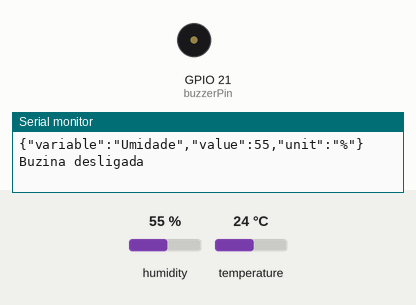
Recording of a sketch running on a simulated ESP32. Parts: buzzer (waves = sounding), the last lines printed to the serial monitor. The inputs (shaded band) are chosen by the test bench; at power-on: humidity 55 %, temperature 24 °C. No MQTT or app messages arrive unless stated.

Above: at 4.2 s.
4.3 s: humidity set to 42 %
9.9 s: humidity set to 39 %
At 14.0 s:
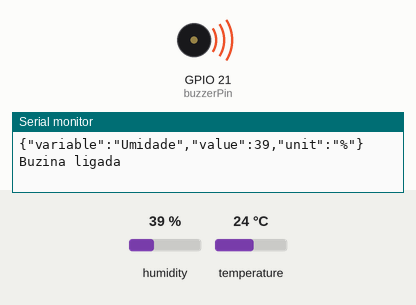
Timing chart, 0 to 15.5 s (numbered marks = the images above; inputs shaded):
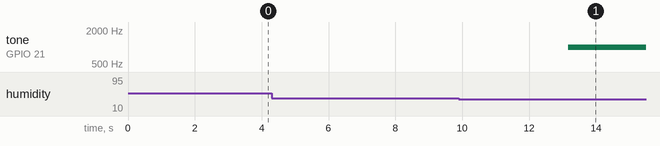

The sketch:

C_digo.ino
```cpp
#include "ArduinoJson.h"
#include "EspMQTTClient.h"
#include "DHT.h"

// MQTT Configuracoes
EspMQTTClient client{
  "Wokwi-GUEST", //SSID do WiFi
  "",     // Senha do wifi
  "mqtt.tago.io",  // Endereço do servidor
  "Default",       // Usuario
  "85899ab0-3cbd-4bf4-b74a-3d49d0b17c05",         // Token do device
  "esp",           // Nome do device
  1883             // Porta de comunicação
};

#define DHT_SENSOR_PIN  22 // ESP32 pin GPIO22 connected to DHT22 sensor
#define DHT_SENSOR_TYPE DHT22
DHT dht_sensor(DHT_SENSOR_PIN, DHT_SENSOR_TYPE);

const int buzzerPin = 21;  // ESP32 GPIO21 pin connected to Buzzer's pin


void setup() {
  Serial.begin(9600);
  Serial.println("Conectando WiFi");
  while (!client.isWifiConnected()) {
    Serial.print('.'); client.loop(); delay(1000);
  }
  Serial.println("WiFi Conectado");
  Serial.println("Conectando com Servidor MQTT");
  while (!client.isMqttConnected()) {
    Serial.print('.'); client.loop(); delay(1000);
  }
  Serial.println("MQTT Conectado");

  dht_sensor.begin(); // initialize the DHT sensor

  pinMode(buzzerPin, OUTPUT);       // set ESP32 pin to output mode

}
// Callback da EspMQTTClient
void onConnectionEstablished()
{}
char bufferJson[100];

void loop() {

  // read humidity
  float humi  = dht_sensor.readHumidity();
  // read temperature in Celsius
  float tempC = dht_sensor.readTemperature();

  StaticJsonDocument<300> documentoJson;
  documentoJson["variable"] = "Temperatura";
  documentoJson["value"] = tempC;
  documentoJson["unit"] = "°c";
  serializeJson(documentoJson, bufferJson);
  Serial.println(bufferJson);
  client.publish("topicoSaudeUnica", bufferJson);
  client.loop();

  documentoJson["variable"] = "Umidade";
  documentoJson["value"] = humi;
  documentoJson["unit"] = "%";
  serializeJson(documentoJson, bufferJson);
  Serial.println(bufferJson);
  client.publish("topicoSaudeUnica", bufferJson);
  client.loop();

  if (tempC > 15 && tempC < 30 && humi > 40 && humi < 70) {
    Serial.println("Buzina desligada");
    tone(buzzerPin, 0);  // turn on
  }
  else {
    tone(buzzerPin, 1000);  // turn on
    Serial.println("Buzina ligada");
  }

  delay(5000);

}
```

Measured:
- the behaviour switches between 41 and 40 % on humidity (found by bisection; images 0 and 1)
- after the input at 9.9 s, tone on GPIO 21 (buzzerPin): silent → 1000 Hz after 3.3 s
